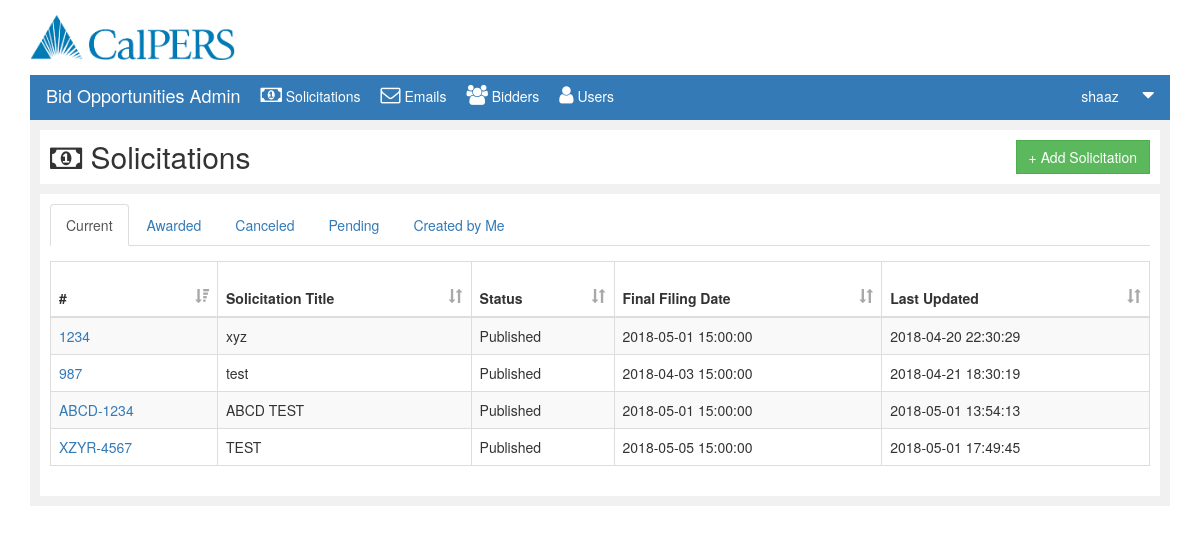
The page /solicitations.php (signed in) on the database as committed earlier.
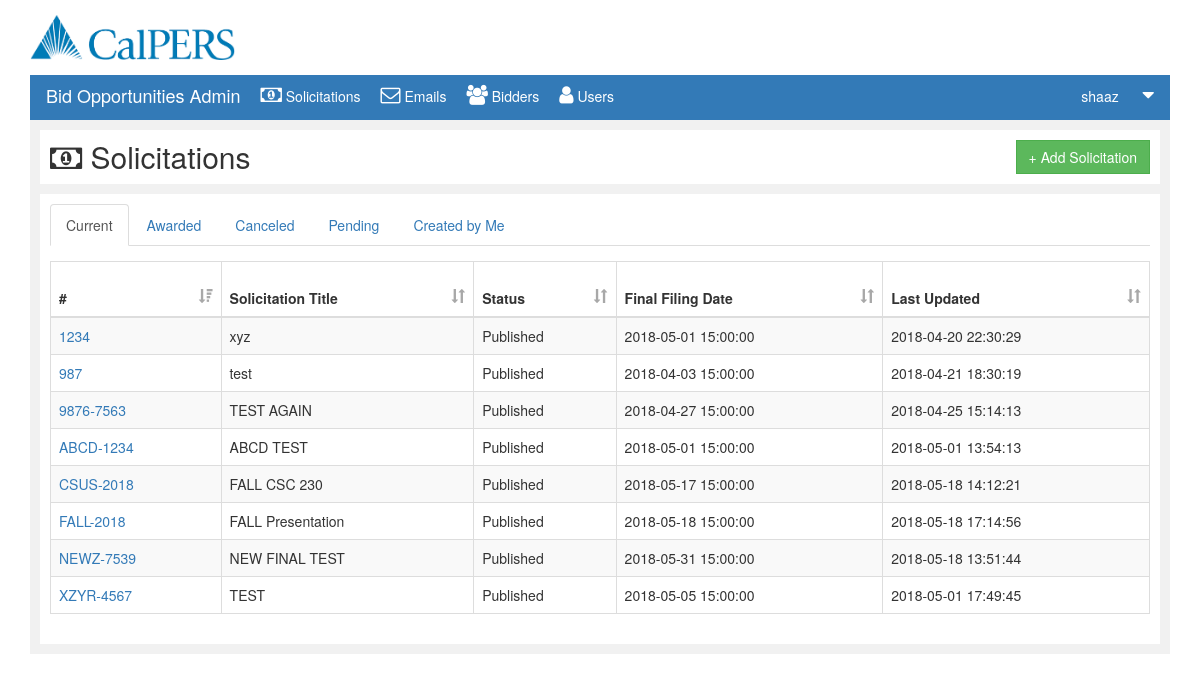
The same page on the database as committed later.
### tables this page shows
CREATE TABLE IF NOT EXISTS `solicitation` (
  `pid` int(11) NOT NULL,
  `sid` varchar(9) NOT NULL,
  `stitle` varchar(100) NOT NULL,
  `type` varchar(50) NOT NULL,
  `category` varchar(50) NOT NULL,
  `status` varchar(50) NOT NULL,
  `last_updated` datetime NOT NULL DEFAULT CURRENT_TIMESTAMP,
  `final_filing_date` datetime NOT NULL,
  `description` varchar(1000) NOT NULL,
  `cancelflag` int(1) DEFAULT '0',
  PRIMARY KEY (`sid`)
);

### submit.php (the view, shortened to what this page needs)
<?php
function currentSolicitation($awardedFlag=0){
	$conn = mysqli_connect($GLOBALS['servername'], $GLOBALS['username'], $GLOBALS['password'], $GLOBALS['dbname']);
	if (!$conn) {
		die("Connection failed: " . mysqli_connect_error());
	}else{
		$sql="SELECT * FROM solicitation where cancelflag=0 and status='Published' order by sid";
		if($awardedFlag==1){
			$sql="SELECT * FROM solicitation where cancelflag=0 and status='Awarded' order by sid";
		}
		$res= mysqli_query($conn,$sql);
		if(mysqli_num_rows($res)>0){
			$msg="<table id='currentstable' class='table table-striped table-bordered datatable'>
			<thead>
			<tr>
			<th onclick='sortTable(0)'> #  <span class='glyphicon glyphicon-sort-by-attributes-alt'></span></th>
			<th onclick='sortTable(1)'> Solicitation Title <span class='glyphicon glyphicon-sort'></span></th>
			<th onclick='sortTable(2)'> Status <span class='glyphicon glyphicon-sort'></span></th>
			<th onclick='sortTable(3)'> Final Filing Date <span class='glyphicon glyphicon-sort'></span></th>
			<th onclick='sortTable(4)'> Last Updated <span class='glyphicon glyphicon-sort'></span></th>
			</tr>
			</thead>";
			while($row=mysqli_fetch_assoc($res)){
				$msg=$msg."<tr>
				<td><a href='document.php?type=View&dsid=".$row["sid"]."'>".$row["sid"]."</a></td>
				<td>".$row["stitle"]."</td>
				<td>".$row["status"]."</td>
				<td>".$row["final_filing_date"]."</td>
				<td>".$row["last_updated"]."</td>
				</tr>";
			}
			$msg=$msg."</table>";
			echo $msg;
		}
	}
}
?>

Rows that differ between the two databases and show on the page:
now on this page (row edited): solicitation: sid "9876-7563", stitle "TEST AGAIN", status "Published", final_filing_date "2018-04-27 15:00:00", last_updated "2018-04-25 15:14:13"
added solicitation: sid "CSUS-2018", stitle "FALL CSC 230", status "Published", final_filing_date "2018-05-17 15:00:00", last_updated "2018-05-18 14:12:21"
added solicitation: sid "FALL-2018", stitle "FALL Presentation", status "Published", final_filing_date "2018-05-18 15:00:00", last_updated "2018-05-18 17:14:56"
added solicitation: sid "NEWZ-7539", stitle "NEW FINAL TEST", status "Published", final_filing_date "2018-05-31 15:00:00", last_updated "2018-05-18 13:51:44"
